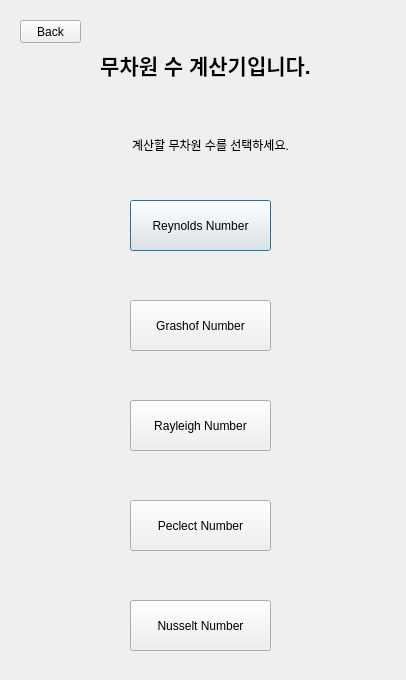
<?xml version="1.0" encoding="UTF-8"?>
<ui version="4.0">
 <class>Dialog_DimensionlessNumber</class>
 <widget class="QDialog" name="Dialog_DimensionlessNumber">
  <property name="geometry">
   <rect>
    <x>0</x>
    <y>0</y>
    <width>406</width>
    <height>680</height>
   </rect>
  </property>
  <property name="windowTitle">
   <string>Dialog</string>
  </property>
  <widget class="QLabel" name="label">
   <property name="geometry">
    <rect>
     <x>50</x>
     <y>30</y>
     <width>311</width>
     <height>71</height>
    </rect>
   </property>
   <property name="text">
    <string>&lt;html&gt;&lt;head/&gt;&lt;body&gt;&lt;p align=&quot;center&quot;&gt;&lt;span style=&quot; font-size:16pt; font-weight:600;&quot;&gt;무차원 수 계산기입니다.&lt;/span&gt;&lt;/p&gt;&lt;/body&gt;&lt;/html&gt;</string>
   </property>
   <property name="buddy">
    <cstring>pushButton</cstring>
   </property>
  </widget>
  <widget class="QLabel" name="label_2">
   <property name="geometry">
    <rect>
     <x>90</x>
     <y>120</y>
     <width>241</width>
     <height>51</height>
    </rect>
   </property>
   <property name="text">
    <string>&lt;html&gt;&lt;head/&gt;&lt;body&gt;&lt;p align=&quot;center&quot;&gt;계산할 무차원 수를 선택하세요.&lt;/p&gt;&lt;/body&gt;&lt;/html&gt;</string>
   </property>
  </widget>
  <widget class="QPushButton" name="pushButton">
   <property name="geometry">
    <rect>
     <x>130</x>
     <y>200</y>
     <width>141</width>
     <height>51</height>
    </rect>
   </property>
   <property name="text">
    <string>Reynolds Number</string>
   </property>
  </widget>
  <widget class="QPushButton" name="pushButton_2">
   <property name="geometry">
    <rect>
     <x>130</x>
     <y>300</y>
     <width>141</width>
     <height>51</height>
    </rect>
   </property>
   <property name="text">
    <string>Grashof Number</string>
   </property>
  </widget>
  <widget class="QPushButton" name="pushButton_3">
   <property name="geometry">
    <rect>
     <x>130</x>
     <y>500</y>
     <width>141</width>
     <height>51</height>
    </rect>
   </property>
   <property name="text">
    <string>Peclect Number</string>
   </property>
  </widget>
  <widget class="QPushButton" name="pushButton_4">
   <property name="geometry">
    <rect>
     <x>130</x>
     <y>400</y>
     <width>141</width>
     <height>51</height>
    </rect>
   </property>
   <property name="text">
    <string>Rayleigh Number</string>
   </property>
  </widget>
  <widget class="QPushButton" name="pushButton_5">
   <property name="geometry">
    <rect>
     <x>20</x>
     <y>20</y>
     <width>61</width>
     <height>23</height>
    </rect>
   </property>
   <property name="text">
    <string>Back</string>
   </property>
  </widget>
  <widget class="QPushButton" name="pushButton_6">
   <property name="geometry">
    <rect>
     <x>130</x>
     <y>600</y>
     <width>141</width>
     <height>51</height>
    </rect>
   </property>
   <property name="text">
    <string>Nusselt Number</string>
   </property>
  </widget>
 </widget>
 <resources/>
 <connections>
  <connection>
   <sender>pushButton</sender>
   <signal>clicked()</signal>
   <receiver>Dialog_DimensionlessNumber</receiver>
   <slot>hide()</slot>
   <hints>
    <hint type="sourcelabel">
     <x>173</x>
     <y>232</y>
    </hint>
    <hint type="destinationlabel">
     <x>55</x>
     <y>232</y>
    </hint>
   </hints>
  </connection>
 </connections>
</ui>
